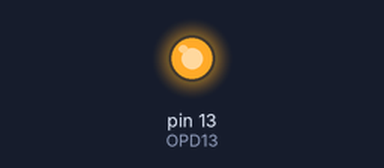
Recording of a sketch running on a simulated Arduino Uno, built with avr-gcc and run on an emulated ATmega328P. Shown: output pins drawn as LEDs (lit = HIGH).

Above: at 0.5 s.
At 7.0 s:
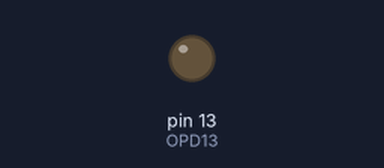
Timing chart, 0 to 16.9 s (numbered marks = the images above):
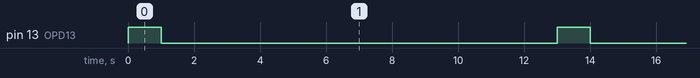

Measured:
- by itself, pin 13 (OPD13): alternates HIGH for 1.0 s and LOW for 12.0 s

The sketch:

lab2_Display7Catodo.ino
```cpp
/*
<Robotica>
 - Nivel: 1
 - Grupo E
 - Prof. Claudio Ibañéz
 - RadianV
<Homework-2>
 - Lab Working with DISPLAY 7 Common Catod Arduino's
 - We will interact with Arduino's integrated DISPLAY 7 using proto.
 - [Working Display 7 Segment Common Cathode](https://www.youtube.com/watch?v=CT3YV5_F54k)
 References:
   [Uso de Protoboard](https://www.youtube.com/watch?v=0YENLKaWUJs)
*/
int OPD13 = 13;
int OPDDP = 9;
int OPD8G = 8;
int OPD7F = 7;
int OPD6E = 6;
int OPD5D = 5;
int OPD4C = 4;
int OPD3B = 3;
int OPD2A = 2;


void apagar(){
   // progrmcion display
  digitalWrite(OPD8G, LOW);
  digitalWrite(OPD7F, LOW);
  digitalWrite(OPD6E, LOW);
  digitalWrite(OPD5D, LOW);
  digitalWrite(OPD4C, LOW);
  digitalWrite(OPD3B, LOW);
  digitalWrite(OPD2A, LOW);
  digitalWrite(OPDDP, LOW);
}
void punto(int duracion){
   // progrmcion display
  digitalWrite(OPD8G, LOW);
  digitalWrite(OPD7F, LOW);
  digitalWrite(OPD6E, LOW);
  digitalWrite(OPD5D, LOW);
  digitalWrite(OPD4C, LOW);
  digitalWrite(OPD3B, LOW);
  digitalWrite(OPD2A, LOW);
  digitalWrite(OPDDP, HIGH);
  delay(duracion);
}

void numeroCero(int duracion){
   // progrmcion display
  digitalWrite(OPD8G, LOW);
  digitalWrite(OPD7F, HIGH);
  digitalWrite(OPD6E, HIGH);
  digitalWrite(OPD5D, HIGH);
  digitalWrite(OPD4C, HIGH);
  digitalWrite(OPD3B, HIGH);
  digitalWrite(OPD2A, HIGH);
  delay(duracion);
}
void numeroUno(int duracion){
   // progrmcion display
  digitalWrite(OPD8G, LOW);
  digitalWrite(OPD7F, LOW);
  digitalWrite(OPD6E, LOW);
  digitalWrite(OPD5D, LOW);
  digitalWrite(OPD4C, HIGH);
  digitalWrite(OPD3B, HIGH);
  digitalWrite(OPD2A, LOW);
  delay(duracion);
}

void numeroDos(int duracion){
   // progrmcion display
  digitalWrite(OPD8G, HIGH);
  digitalWrite(OPD7F, LOW);
  digitalWrite(OPD6E, HIGH);
  digitalWrite(OPD5D, HIGH);
  digitalWrite(OPD4C, LOW);
  digitalWrite(OPD3B, HIGH);
  digitalWrite(OPD2A, HIGH);
  delay(duracion);
}

void numeroTres(int duracion){
   // progrmcion display
  digitalWrite(OPD8G, HIGH);
  digitalWrite(OPD7F, LOW);
  digitalWrite(OPD6E, LOW);
  digitalWrite(OPD5D, HIGH);
  digitalWrite(OPD4C, HIGH);
  digitalWrite(OPD3B, HIGH);
  digitalWrite(OPD2A, HIGH);
  delay(duracion);
}


void numeroCuatro(int duracion){
   // progrmcion display
  digitalWrite(OPD8G, HIGH);
  digitalWrite(OPD7F, HIGH);
  digitalWrite(OPD6E, LOW);
  digitalWrite(OPD5D, LOW);
  digitalWrite(OPD4C, HIGH);
  digitalWrite(OPD3B, HIGH);
  digitalWrite(OPD2A, LOW);
  delay(duracion);
}

void numeroCinco(int duracion){
   // progrmcion display
  digitalWrite(OPD8G, HIGH);
  digitalWrite(OPD7F, HIGH);
  digitalWrite(OPD6E, LOW);
  digitalWrite(OPD5D, HIGH);
  digitalWrite(OPD4C, HIGH);
  digitalWrite(OPD3B, LOW);
  digitalWrite(OPD2A, HIGH);
  delay(duracion);
}

void numeroSeis(int duracion){
   // progrmcion display
  digitalWrite(OPD8G, HIGH);
  digitalWrite(OPD7F, HIGH);
  digitalWrite(OPD6E, HIGH);
  digitalWrite(OPD5D, HIGH);
  digitalWrite(OPD4C, HIGH);
  digitalWrite(OPD3B, LOW);
  digitalWrite(OPD2A, HIGH);
  delay(duracion);
}

void numeroSiete(int duracion){
   // progrmcion display
  digitalWrite(OPD8G, LOW);
  digitalWrite(OPD7F, LOW);
  digitalWrite(OPD6E, LOW);
  digitalWrite(OPD5D, LOW);
  digitalWrite(OPD4C, HIGH);
  digitalWrite(OPD3B, HIGH);
  digitalWrite(OPD2A, HIGH);
  delay(duracion);
}

void numeroOcho(int duracion){
   // progrmcion display
  digitalWrite(OPD8G, HIGH);
  digitalWrite(OPD7F, HIGH);
  digitalWrite(OPD6E, HIGH);
  digitalWrite(OPD5D, HIGH);
  digitalWrite(OPD4C, HIGH);
  digitalWrite(OPD3B, HIGH);
  digitalWrite(OPD2A, HIGH);
  delay(duracion);
}
void numeroNueve(int duracion){
   // progrmcion display
  digitalWrite(OPD8G, HIGH);
  digitalWrite(OPD7F, HIGH);
  digitalWrite(OPD6E, LOW);
  digitalWrite(OPD5D, HIGH);
  digitalWrite(OPD4C, HIGH);
  digitalWrite(OPD3B, HIGH);
  digitalWrite(OPD2A, HIGH);
  delay(duracion);
}

void setup()
{
  pinMode(OPD13, OUTPUT);
}

void loop()
{
  // progrmacion Led on/off
  digitalWrite(OPD13, HIGH);
  delay(1000); // Wait for 1000 millisecond(s)
  digitalWrite(OPD13, LOW);
  delay(1000); // Wait for 1000 millisecond(s)

  int duracion = 1000;
  numeroCero(duracion);
  apagar();
  numeroUno(duracion);
  apagar();
  numeroDos(duracion);
  apagar();
  numeroTres(duracion);
  apagar();
  numeroCuatro(duracion);
  apagar();
  numeroCinco(duracion);
  apagar();
  numeroSeis(duracion);
  apagar();
  numeroSiete(duracion);
  apagar();
  numeroOcho(duracion);
  apagar();
  numeroNueve(duracion);
  apagar();
  punto(duracion);
  apagar();

}
```
